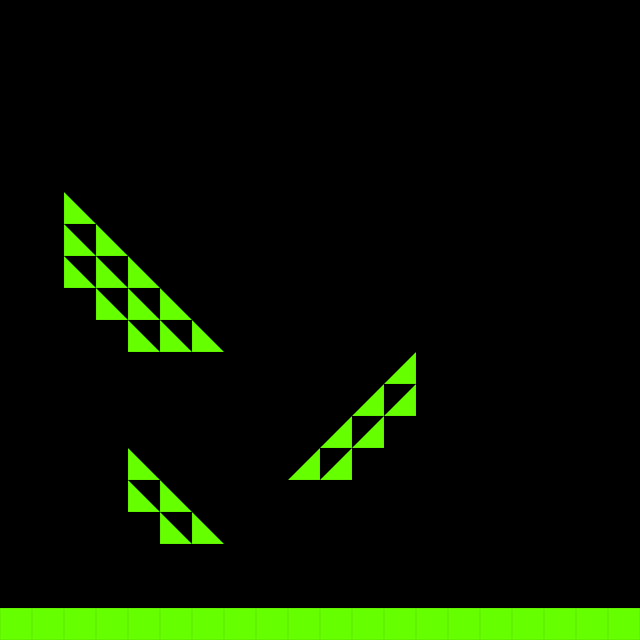

A 2D game scene composited from a Tiled map and its tileset images. What follows is a short description and the map's XML, with each tile layer's data collapsed to a summary:
An orthogonal 20x20 tile map with 32x32 px tiles, 1 tile layer (Tile Layer 1).

<map version="1.0" orientation="orthogonal" width="20" height="20" tilewidth="32" tileheight="32">
 <tileset firstgid="1" name="ninja-tiles32" tilewidth="32" tileheight="32">
  <image source="ninja-tiles32.png" width="512" height="96" />
 </tileset>
 <layer name="Tile Layer 1" width="20" height="20">
  <data>[400 cells, 156 non-empty, 4 distinct tile ids]</data>
 </layer>
</map>
